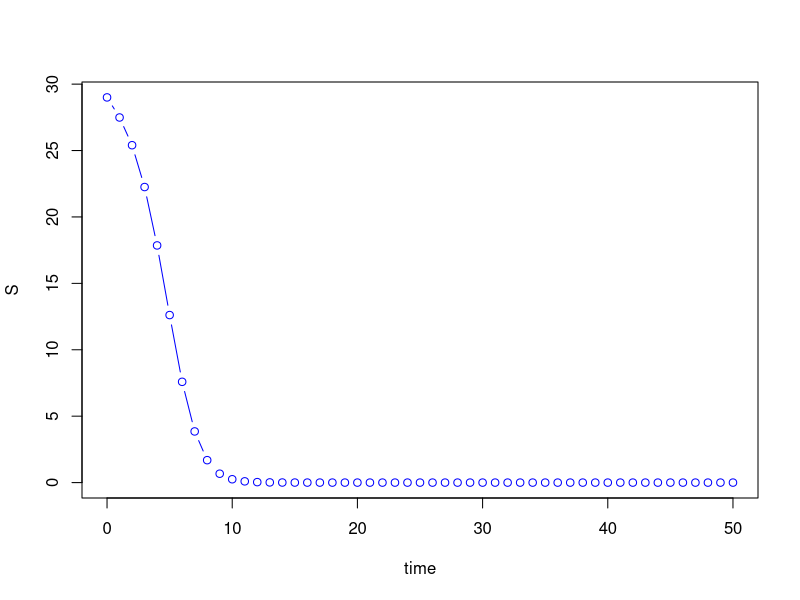

Generate this figure with R:
install.packages("deSolve")
library(deSolve) # using the "ode" function


###### SEIR model without vaccination #######################################
# susceptible-beta - > exposed - latent period -> infection -infectious period-> recovered
seir_model = function (current_timepoint, state_values, parameters)
{
  # create state variables (local variables)
  S = state_values [1]        # susceptibles
  E = state_values [2]        # exposed
  I = state_values [3]        # infectious
  R = state_values [4]        # recovered
  
  with ( 
    as.list (parameters),     # variable names within parameters can be used 
    {
      # compute derivatives
      dS = (-beta * S * I)/N
      dE = (beta * S * I)/N - (delta * E)
      dI = (delta * E) - (gamma * I)
      dR = (gamma * I)
      
      # combine results
      results = c (dS, dE, dI, dR)
      list (results)
    }
  )
}

#Parameters

contact_rate = 10                     # number of contacts per day
transmission_probability = 0.07       # transmission probability
infectious_period = 14                 # infectious period
latent_period = 2                     # latent period

#Compute values of beta (tranmission rate) and gamma (recovery rate).

beta_value = 1.5 #contact_rate * transmission_probability
gamma_value = 1 / infectious_period
delta_value = 1 / latent_period

#Compute Ro - Reproductive number.

Ro = beta_value / gamma_value

#Disease dynamics parameters.

parameter_list = c (beta = beta_value, gamma = gamma_value, delta = delta_value)

#Initial values for sub-populations.

W = 29       # susceptible hosts
X = 0           # exposed hosts
Y = 1           # infectious hosts
Z = 0           # recovered hosts

#Compute total population.

N = W + X + Y + Z

#Initial state values for the differential equations.

initial_values = c (S = W, E = X, I = Y, R = Z)

#Output timepoints.

timepoints = seq (0, 50, by=1)

#Simulate the SEIR epidemic.

output = data.frame(ode(initial_values, timepoints, seir_model, parameter_list))
output[1,2]

#Plot dynamics of Susceptibles sub-population.

plot (S ~ time, data = output, type='b', col = 'blue')       


######################################################################
######### link model  ################################
linkmodel<-function (dat){
  
  for(i in seq(t)){ # loop for each time increment
    
    is.inf <- which(sapply(dat, function(x) x$pop_inf) >0) #infection farm 
    ID.inf <-sapply(dat[c(is.inf)], function(x) x$ID ) # infection ID
    is.sus <- which(sapply(dat, function(x) x$pop_sus == x$pop)) #susceptible farm 
    ID.sus <-sapply(dat[c(is.sus)], function(x) x$ID ) # susceptible ID
    
    for(k in is.inf){ #loop for each infection individual
      N = dat[[k]]$pop
      timepoints = seq (0, i, by=1)
      initial_values = c (S = dat[[k]]$pop_sus, E = dat[[k]]$pop_exposed, I = dat[[k]]$pop_inf, R = dat[[k]]$pop_recover)
      within<-data.frame (ode(initial_values, timepoints, seir_model, parameter_list))
      dat[[k]]$pop_sus = within [i,2]
      dat[[k]]$pop_exposed = within [i,3]
      dat[[k]]$pop_inf = within [i,4]
      dat[[k]]$pop_recover = within [i,5]
      } 
    
    for(j in ID.sus){ #loop for each susceptible individual
      kernel<-sum(kernelmatrixlong$value[kernelmatrixlong$sus %in% c(ID.sus[j]) & kernelmatrixlong$inf %in% c(ID.inf) ])
      probinf <-rbinom(n=1, size =1, prob = 1-exp(-kernel))  # calculate pob of infection for each sus ceptible individual
      dat[[j]]$pop <-ifelse(probinf ==1, "exposed",dat[[j]]$status)} # if infection from binomial distribution farm change status
    
    
  }
  
  
  
}
